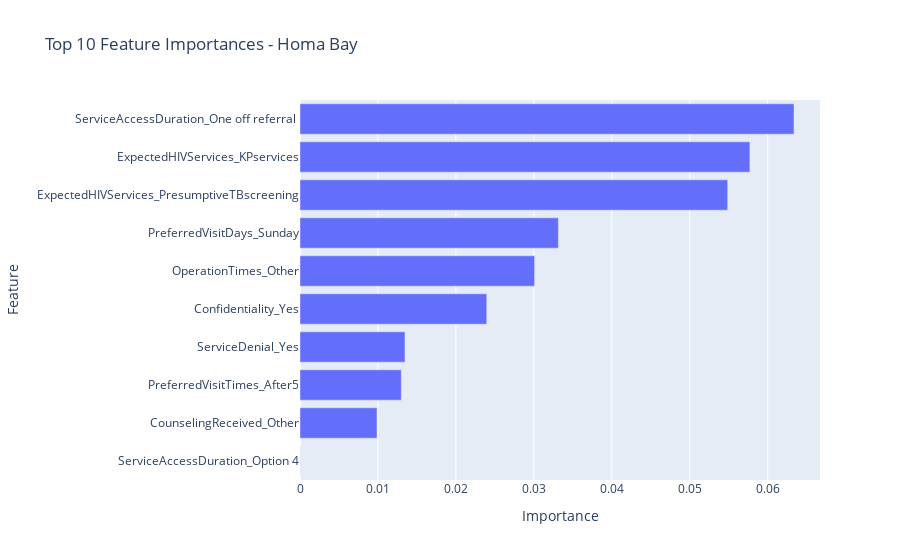

Notebook source saved alongside this figure:
### Code cell
homabay_features = retrain_and_visualize_features('Homa Bay', data, best_cat_model)

### Figure 1 — Plotly figure (JSON) as saved in the notebook; plotly's stock layout.template omitted (floating-point values rounded to 4 significant figures)
{"data": [{"alignmentgroup": "True", "hovertemplate": "Importance=%{x}<br>Feature=%{y}<extra></extra>", "legendgroup": "", "marker": {"color": "#636efa", "pattern": {"shape": ""}}, "name": "", "offsetgroup": "", "orientation": "h", "showlegend": false, "textposition": "auto", "type": "bar", "x": [2.083e-05, 0.009882, 0.013, 0.01347, 0.02396, 0.0301, 0.03315, 0.05487, 0.05772, 0.06338], "xaxis": "x", "y": ["ServiceAccessDuration_Option 4", "CounselingReceived_Other", "PreferredVisitTimes_After5", "ServiceDenial_Yes", "Confidentiality_Yes", "OperationTimes_Other", "PreferredVisitDays_Sunday", "ExpectedHIVServices_PresumptiveTBscreening", "ExpectedHIVServices_KPservices", "ServiceAccessDuration_One off referral "], "yaxis": "y"}], "layout": {"barmode": "relative", "legend": {"tracegroupgap": 0}, "title": {"text": "Top 10 Feature Importances - Homa Bay"}, "xaxis": {"anchor": "y", "domain": [0, 1], "title": {"text": "Importance"}}, "yaxis": {"anchor": "x", "domain": [0, 1], "title": {"text": "Feature"}}}}
